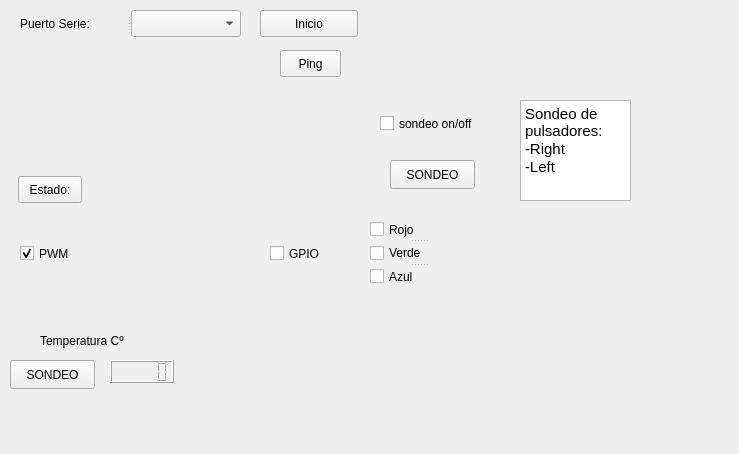
<?xml version="1.0" encoding="UTF-8"?>
<ui version="4.0">
 <class>GUIPanel</class>
 <widget class="QWidget" name="GUIPanel">
  <property name="geometry">
   <rect>
    <x>0</x>
    <y>0</y>
    <width>739</width>
    <height>454</height>
   </rect>
  </property>
  <property name="windowTitle">
   <string>GUIPanel</string>
  </property>
  <widget class="QPushButton" name="runButton">
   <property name="geometry">
    <rect>
     <x>260</x>
     <y>10</y>
     <width>98</width>
     <height>27</height>
    </rect>
   </property>
   <property name="text">
    <string>Inicio</string>
   </property>
  </widget>
  <widget class="QPushButton" name="pingButton">
   <property name="geometry">
    <rect>
     <x>280</x>
     <y>50</y>
     <width>61</width>
     <height>27</height>
    </rect>
   </property>
   <property name="text">
    <string>Ping</string>
   </property>
  </widget>
  <widget class="QSplitter" name="splitter">
   <property name="geometry">
    <rect>
     <x>20</x>
     <y>10</y>
     <width>221</width>
     <height>27</height>
    </rect>
   </property>
   <property name="orientation">
    <enum>Qt::Horizontal</enum>
   </property>
   <widget class="QLabel" name="serialPortLabel">
    <property name="text">
     <string>Puerto Serie:</string>
    </property>
   </widget>
   <widget class="QComboBox" name="serialPortComboBox"/>
  </widget>
  <widget class="QPushButton" name="pushButton">
   <property name="geometry">
    <rect>
     <x>18</x>
     <y>176</y>
     <width>64</width>
     <height>27</height>
    </rect>
   </property>
   <property name="text">
    <string>Estado:</string>
   </property>
  </widget>
  <widget class="QSplitter" name="splitter_2">
   <property name="geometry">
    <rect>
     <x>370</x>
     <y>220</y>
     <width>97</width>
     <height>66</height>
    </rect>
   </property>
   <property name="orientation">
    <enum>Qt::Vertical</enum>
   </property>
   <widget class="QCheckBox" name="rojo">
    <property name="text">
     <string>Rojo</string>
    </property>
   </widget>
   <widget class="QCheckBox" name="verde">
    <property name="text">
     <string>Verde</string>
    </property>
   </widget>
   <widget class="QCheckBox" name="azul">
    <property name="text">
     <string>Azul</string>
    </property>
   </widget>
  </widget>
  <widget class="QwtKnob" name="Knob">
   <property name="geometry">
    <rect>
     <x>118</x>
     <y>44</y>
     <width>129</width>
     <height>134</height>
    </rect>
   </property>
   <property name="upperBound">
    <double>1.000000000000000</double>
   </property>
   <property name="value">
    <double>0.500000000000000</double>
   </property>
   <property name="singleSteps">
    <UInt>0</UInt>
   </property>
   <property name="pageSteps">
    <UInt>10</UInt>
   </property>
  </widget>
  <widget class="Led" name="LED_left">
   <property name="enabled">
    <bool>false</bool>
   </property>
   <property name="geometry">
    <rect>
     <x>490</x>
     <y>170</y>
     <width>16</width>
     <height>16</height>
    </rect>
   </property>
   <property name="toolTip">
    <string>Color Led component</string>
   </property>
   <property name="whatsThis">
    <string>Led indicator</string>
   </property>
  </widget>
  <widget class="color_widgets::ColorWheel" name="colorWheel">
   <property name="geometry">
    <rect>
     <x>140</x>
     <y>210</y>
     <width>100</width>
     <height>100</height>
    </rect>
   </property>
   <property name="sizePolicy">
    <sizepolicy hsizetype="Minimum" vsizetype="Minimum">
     <horstretch>0</horstretch>
     <verstretch>0</verstretch>
    </sizepolicy>
   </property>
  </widget>
  <widget class="QCheckBox" name="modo_pwm">
   <property name="geometry">
    <rect>
     <x>20</x>
     <y>240</y>
     <width>91</width>
     <height>27</height>
    </rect>
   </property>
   <property name="text">
    <string>PWM</string>
   </property>
   <property name="checked">
    <bool>true</bool>
   </property>
   <property name="tristate">
    <bool>false</bool>
   </property>
  </widget>
  <widget class="QCheckBox" name="modo_gpio">
   <property name="geometry">
    <rect>
     <x>270</x>
     <y>240</y>
     <width>91</width>
     <height>27</height>
    </rect>
   </property>
   <property name="text">
    <string>GPIO</string>
   </property>
  </widget>
  <widget class="Led" name="LED_right">
   <property name="enabled">
    <bool>false</bool>
   </property>
   <property name="geometry">
    <rect>
     <x>490</x>
     <y>150</y>
     <width>16</width>
     <height>16</height>
    </rect>
   </property>
   <property name="toolTip">
    <string>Color Led component</string>
   </property>
   <property name="whatsThis">
    <string>Led indicator</string>
   </property>
  </widget>
  <widget class="QTextBrowser" name="textBrowser">
   <property name="geometry">
    <rect>
     <x>520</x>
     <y>100</y>
     <width>111</width>
     <height>101</height>
    </rect>
   </property>
   <property name="html">
    <string>&lt;!DOCTYPE HTML PUBLIC &quot;-//W3C//DTD HTML 4.0//EN&quot; &quot;http://www.w3.org/TR/REC-html40/strict.dtd&quot;&gt;
&lt;html&gt;&lt;head&gt;&lt;meta name=&quot;qrichtext&quot; content=&quot;1&quot; /&gt;&lt;style type=&quot;text/css&quot;&gt;
p, li { white-space: pre-wrap; }
&lt;/style&gt;&lt;/head&gt;&lt;body style=&quot; font-family:'Cantarell'; font-size:11pt; font-weight:400; font-style:normal;&quot;&gt;
&lt;p style=&quot; margin-top:0px; margin-bottom:0px; margin-left:0px; margin-right:0px; -qt-block-indent:0; text-indent:0px;&quot;&gt;Sondeo de pulsadores:&lt;/p&gt;
&lt;p style=&quot; margin-top:0px; margin-bottom:0px; margin-left:0px; margin-right:0px; -qt-block-indent:0; text-indent:0px;&quot;&gt;-Right&lt;/p&gt;
&lt;p style=&quot; margin-top:0px; margin-bottom:0px; margin-left:0px; margin-right:0px; -qt-block-indent:0; text-indent:0px;&quot;&gt;-Left&lt;/p&gt;&lt;/body&gt;&lt;/html&gt;</string>
   </property>
  </widget>
  <widget class="QPushButton" name="Sondeo_leds">
   <property name="geometry">
    <rect>
     <x>390</x>
     <y>160</y>
     <width>85</width>
     <height>29</height>
    </rect>
   </property>
   <property name="text">
    <string>SONDEO</string>
   </property>
  </widget>
  <widget class="QwtTextLabel" name="TextLabel">
   <property name="geometry">
    <rect>
     <x>100</x>
     <y>180</y>
     <width>261</width>
     <height>21</height>
    </rect>
   </property>
  </widget>
  <widget class="QCheckBox" name="checkBox">
   <property name="geometry">
    <rect>
     <x>380</x>
     <y>110</y>
     <width>111</width>
     <height>27</height>
    </rect>
   </property>
   <property name="text">
    <string>sondeo on/off</string>
   </property>
   <property name="checked">
    <bool>false</bool>
   </property>
  </widget>
  <widget class="QLCDNumber" name="lcdNumber">
   <property name="geometry">
    <rect>
     <x>110</x>
     <y>360</y>
     <width>64</width>
     <height>23</height>
    </rect>
   </property>
  </widget>
  <widget class="QLabel" name="label">
   <property name="geometry">
    <rect>
     <x>40</x>
     <y>330</y>
     <width>111</width>
     <height>21</height>
    </rect>
   </property>
   <property name="text">
    <string>Temperatura Cº</string>
   </property>
  </widget>
  <widget class="QPushButton" name="Sondeo_temp">
   <property name="geometry">
    <rect>
     <x>10</x>
     <y>360</y>
     <width>85</width>
     <height>29</height>
    </rect>
   </property>
   <property name="text">
    <string>SONDEO</string>
   </property>
  </widget>
 </widget>
 <layoutdefault spacing="6" margin="11"/>
 <customwidgets>
  <customwidget>
   <class>Led</class>
   <extends>QWidget</extends>
   <header>analogwidgets/led.h</header>
  </customwidget>
  <customwidget>
   <class>color_widgets::ColorWheel</class>
   <extends>QWidget</extends>
   <header>color_wheel.hpp</header>
  </customwidget>
  <customwidget>
   <class>QwtKnob</class>
   <extends>QWidget</extends>
   <header>qwt_knob.h</header>
  </customwidget>
  <customwidget>
   <class>QwtTextLabel</class>
   <extends>QFrame</extends>
   <header>qwt_text_label.h</header>
  </customwidget>
 </customwidgets>
 <tabstops>
  <tabstop>serialPortComboBox</tabstop>
  <tabstop>pingButton</tabstop>
  <tabstop>runButton</tabstop>
 </tabstops>
 <resources/>
 <connections/>
</ui>
